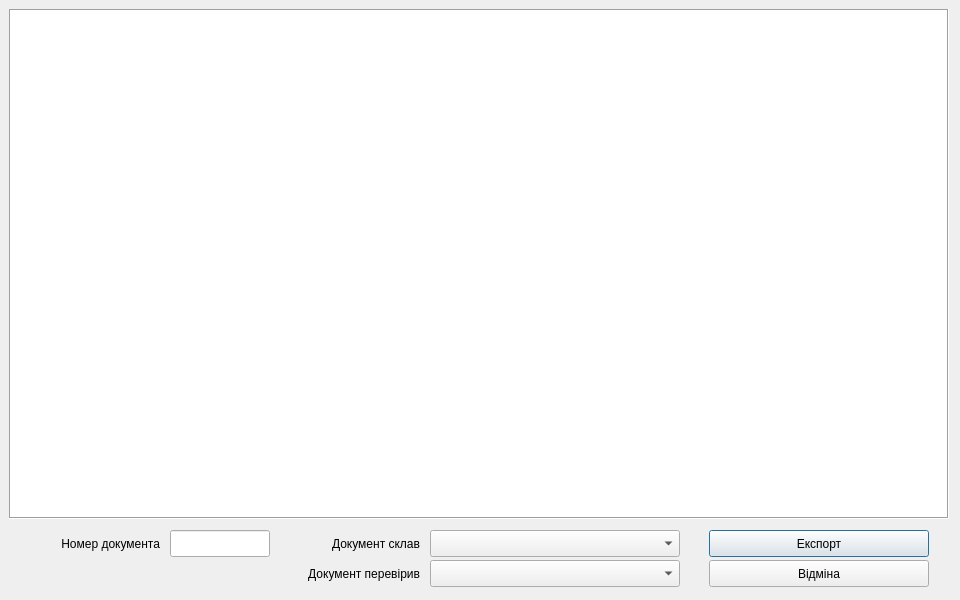
<?xml version="1.0" encoding="UTF-8"?>
<ui version="4.0">
 <class>Export_par</class>
 <widget class="QDialog" name="Export_par">
  <property name="windowModality">
   <enum>Qt::WindowModal</enum>
  </property>
  <property name="geometry">
   <rect>
    <x>0</x>
    <y>0</y>
    <width>960</width>
    <height>600</height>
   </rect>
  </property>
  <property name="windowTitle">
   <string>Параметри експорту</string>
  </property>
  <property name="modal">
   <bool>true</bool>
  </property>
  <widget class="QTreeView" name="treeView">
   <property name="geometry">
    <rect>
     <x>9</x>
     <y>9</y>
     <width>940</width>
     <height>510</height>
    </rect>
   </property>
   <property name="sizePolicy">
    <sizepolicy hsizetype="Expanding" vsizetype="Expanding">
     <horstretch>0</horstretch>
     <verstretch>0</verstretch>
    </sizepolicy>
   </property>
   <property name="minimumSize">
    <size>
     <width>780</width>
     <height>440</height>
    </size>
   </property>
   <property name="maximumSize">
    <size>
     <width>16777215</width>
     <height>16777215</height>
    </size>
   </property>
   <property name="sizeIncrement">
    <size>
     <width>0</width>
     <height>0</height>
    </size>
   </property>
   <property name="frameShape">
    <enum>QFrame::Box</enum>
   </property>
   <property name="animated">
    <bool>true</bool>
   </property>
   <property name="wordWrap">
    <bool>true</bool>
   </property>
  </widget>
  <widget class="QLabel" name="label">
   <property name="geometry">
    <rect>
     <x>20</x>
     <y>530</y>
     <width>140</width>
     <height>27</height>
    </rect>
   </property>
   <property name="text">
    <string>Номер документа</string>
   </property>
   <property name="alignment">
    <set>Qt::AlignRight|Qt::AlignTrailing|Qt::AlignVCenter</set>
   </property>
  </widget>
  <widget class="QLabel" name="label_2">
   <property name="geometry">
    <rect>
     <x>280</x>
     <y>530</y>
     <width>140</width>
     <height>27</height>
    </rect>
   </property>
   <property name="text">
    <string>Документ склав</string>
   </property>
   <property name="alignment">
    <set>Qt::AlignRight|Qt::AlignTrailing|Qt::AlignVCenter</set>
   </property>
  </widget>
  <widget class="QLabel" name="label_3">
   <property name="geometry">
    <rect>
     <x>280</x>
     <y>560</y>
     <width>140</width>
     <height>27</height>
    </rect>
   </property>
   <property name="text">
    <string>Документ перевірив</string>
   </property>
   <property name="alignment">
    <set>Qt::AlignRight|Qt::AlignTrailing|Qt::AlignVCenter</set>
   </property>
  </widget>
  <widget class="QLineEdit" name="lineEdit">
   <property name="geometry">
    <rect>
     <x>170</x>
     <y>530</y>
     <width>100</width>
     <height>27</height>
    </rect>
   </property>
  </widget>
  <widget class="QComboBox" name="comboBox">
   <property name="geometry">
    <rect>
     <x>430</x>
     <y>530</y>
     <width>250</width>
     <height>27</height>
    </rect>
   </property>
  </widget>
  <widget class="QComboBox" name="comboBox_2">
   <property name="geometry">
    <rect>
     <x>430</x>
     <y>560</y>
     <width>250</width>
     <height>27</height>
    </rect>
   </property>
  </widget>
  <widget class="QPushButton" name="pushButton">
   <property name="geometry">
    <rect>
     <x>709</x>
     <y>530</y>
     <width>220</width>
     <height>27</height>
    </rect>
   </property>
   <property name="baseSize">
    <size>
     <width>100</width>
     <height>0</height>
    </size>
   </property>
   <property name="text">
    <string>Експорт</string>
   </property>
  </widget>
  <widget class="QPushButton" name="pushButton_2">
   <property name="geometry">
    <rect>
     <x>709</x>
     <y>560</y>
     <width>220</width>
     <height>27</height>
    </rect>
   </property>
   <property name="baseSize">
    <size>
     <width>100</width>
     <height>0</height>
    </size>
   </property>
   <property name="text">
    <string>Відміна</string>
   </property>
  </widget>
 </widget>
 <tabstops>
  <tabstop>treeView</tabstop>
  <tabstop>lineEdit</tabstop>
  <tabstop>comboBox</tabstop>
  <tabstop>comboBox_2</tabstop>
  <tabstop>pushButton</tabstop>
  <tabstop>pushButton_2</tabstop>
 </tabstops>
 <resources/>
 <connections/>
</ui>
